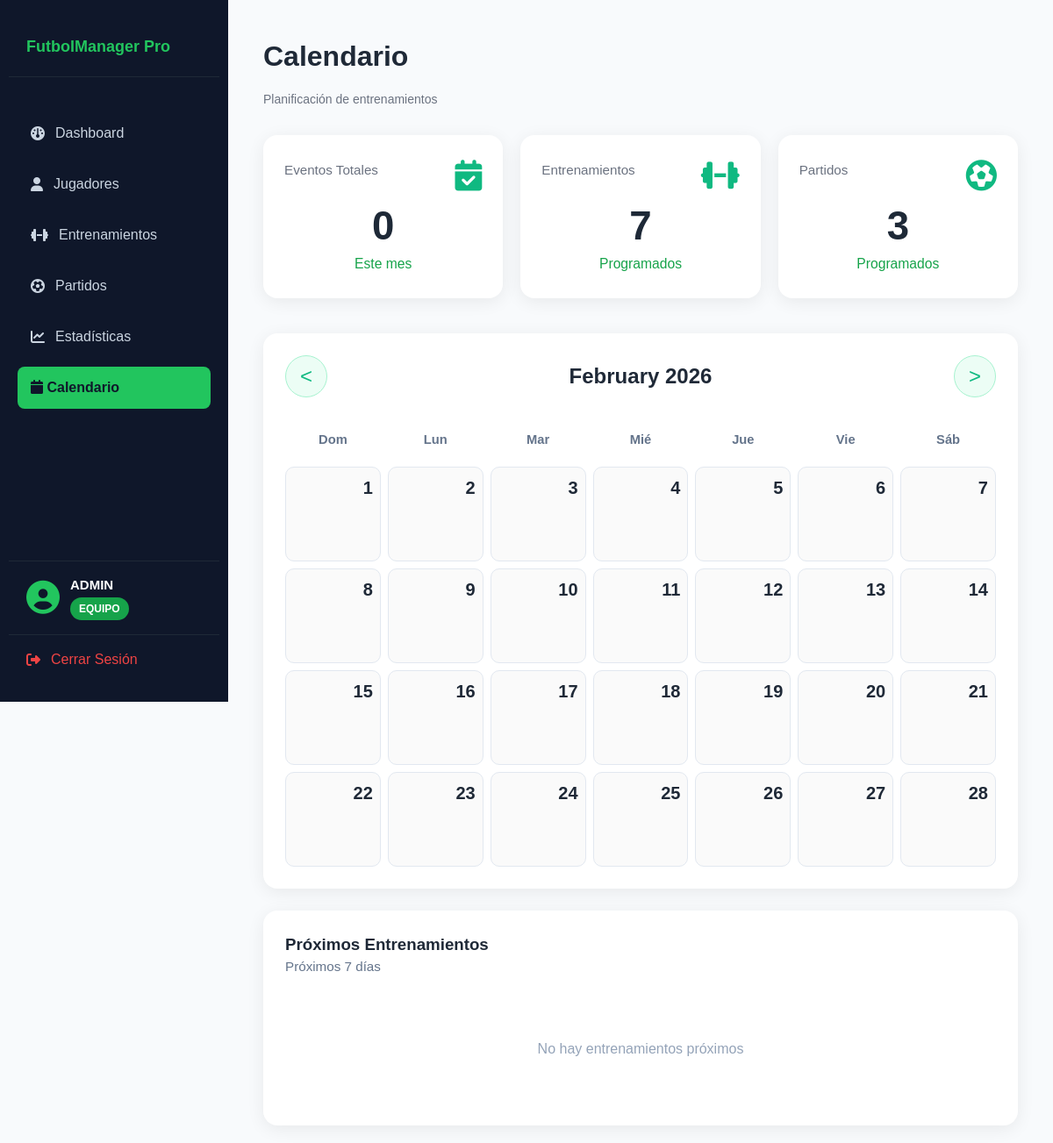
Before: /equipo/menu.php?pagina=calendario&mes=2&anio=2026 (signed in) with the older database file.
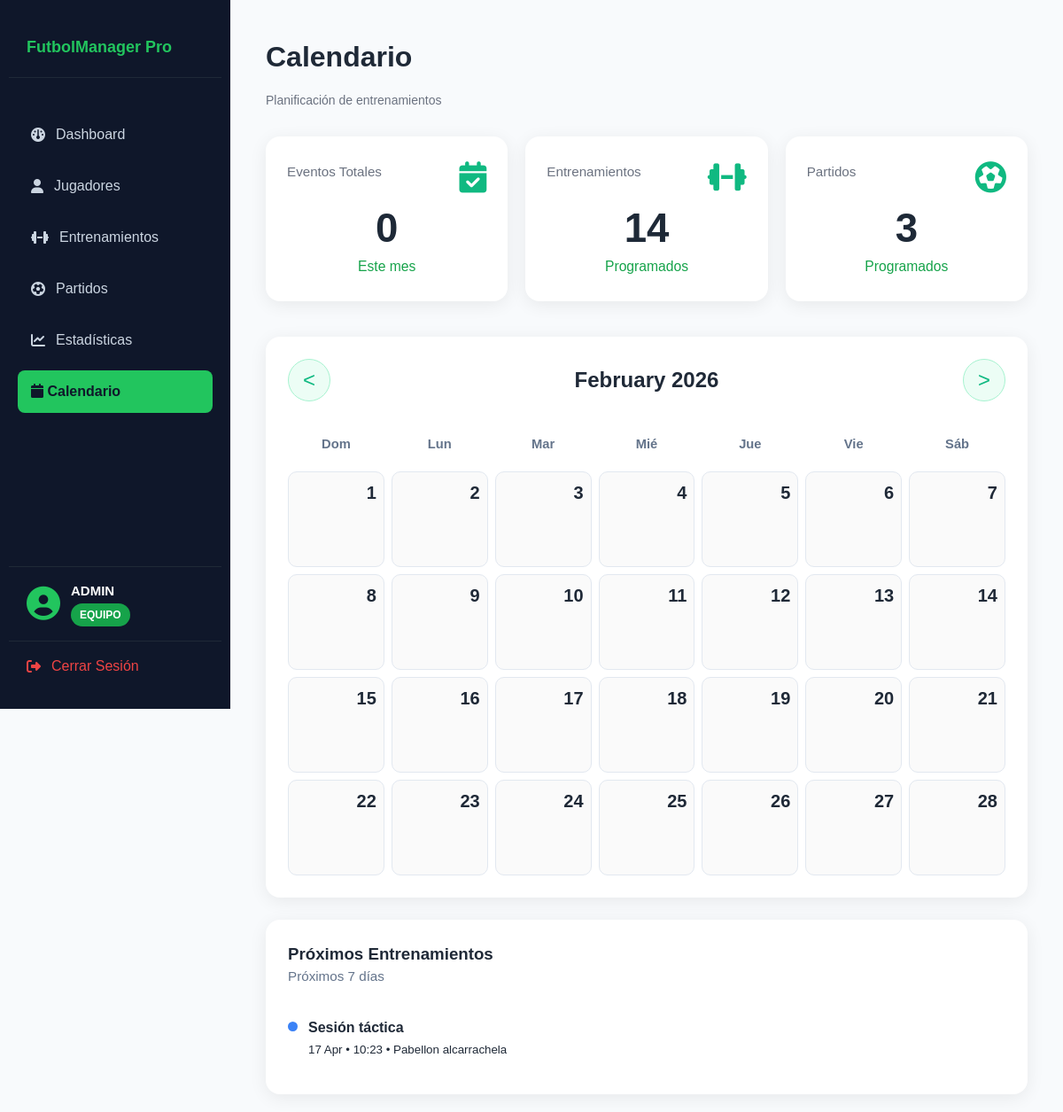
After: the same page with the newer database file.
### tables this page shows
CREATE TABLE `entrenamientos` (
  `id` int(11) NOT NULL,
  `club_id` int(11) NOT NULL,
  `titulo` enum('Sesión táctica','Sesión técnica','Sesión pre-partido','Sesión de físico') NOT NULL,
  `descripcion` text DEFAULT NULL,
  `fecha` date NOT NULL,
  `hora` time NOT NULL,
  `duracion` int(11) NOT NULL,
  `num_asistentes` int(11) DEFAULT 0,
  `lugar` varchar(100) DEFAULT NULL,
  `equipo_id` int(11) DEFAULT NULL
);

### equipo/jugadores.php (the view, shortened to what this page needs)
<!DOCTYPE html>
<html lang="es">
<head>
    <link rel="stylesheet" href="https://cdnjs.cloudflare.com/ajax/libs/font-awesome/6.5.0/css/all.min.css">
</head>
<body>
</body>
</html>

### equipo/menu.php (shortened to what this page needs)
<?php
$paginaActual = $_SESSION['paginaActual'] ?? 'dashboard';
if (isset($_GET['pagina'])) {
    $paginaActual = $_GET['pagina'];
}
$user = $_SESSION['user'];
$role = 'Equipo';
$nombre = htmlspecialchars($user['nombre']);
?>
<!DOCTYPE html>
<html lang="es">
<head>
    <link rel="stylesheet" href="../assets/css/style.css">
    <link rel="stylesheet" href="https://cdnjs.cloudflare.com/ajax/libs/font-awesome/6.5.0/css/all.min.css">
</head>
<body>
<div class="sidebar">
    <div class="logo">
        FutbolManager Pro
    </div>
    <div class="menu">
        <a class="page <?= $paginaActual === 'dashboard' ? 'active' : '' ?>" onclick="mostrarPagina('dashboard')">
            <i class="fa-solid fa-gauge"></i> Dashboard
        </a>
        <a class="page <?= $paginaActual === 'jugadores' ? 'active' : '' ?>" onclick="mostrarPagina('jugadores')">
            <i class="fa-solid fa-user"></i> Jugadores
        </a>
        <a class="page <?= $paginaActual === 'entrenamientos' ? 'active' : '' ?>" onclick="mostrarPagina('entrenamientos')">
            <i class="fa-solid fa-dumbbell"></i> Entrenamientos
        </a>
        <a class="page <?= $paginaActual === 'partidos' ? 'active' : '' ?>" onclick="mostrarPagina('partidos')">
            <i class="fa-solid fa-futbol"></i> Partidos
        </a>
        <a class="page <?= $paginaActual === 'estadisticas' ? 'active' : '' ?>" onclick="mostrarPagina('estadisticas')">
            <i class="fa-solid fa-chart-line"></i> Estadísticas
        </a>
        <a class="page <?= $paginaActual === 'calendario' ? 'active' : '' ?>" onclick="mostrarPagina('calendario')">
            <i class="fa-solid fa-calendar"></i> Calendario
        </a>
    </div>
    <div class="user-box">
        <i class="fa-solid fa-circle-user"></i>
        <div class="user-info">
            <strong><?= strtoupper($nombre) ?></strong>
            <div class="role"><?= strtoupper($role) ?></div>
        </div>
    </div>
    <a href="../logout.php" class="logout">
        <i class="fa-solid fa-right-from-bracket"></i> Cerrar Sesión
    </a>
</div>
    <div class="main">
            <?php include 'jugadores.php' ?>
            <?php include 'partidos.php' ?>
        <div id="calendario" class="page <?= $paginaActual === 'calendario' ? 'active' : '' ?>">
            <?php include 'calendario.php' ?>
        </div>
            <?php include 'estadisticas.php' ?>
    </div>
</body>
</html>

### equipo/calendario.php (shortened to what this page needs)
<?php
require_once "../config/conexion.php";
$club_id = $_SESSION['club_id'] ?? 0;
$mes  = isset($_GET['mes'])  ? (int)$_GET['mes']  : date('n');
$anio = isset($_GET['anio']) ? (int)$_GET['anio'] : date('Y');
$sqlEventos = "SELECT COUNT(*) FROM entrenamientos
               WHERE club_id = :club_id
                 AND YEAR(fecha) = :anio
                 AND MONTH(fecha) = :mes";
$stmt = $pdo->prepare($sqlEventos);
$stmt->execute(['club_id' => $club_id, 'anio' => $anio, 'mes' => $mes]);
$totalEventos = $stmt->fetchColumn();
$sqlEntrenamientos = "SELECT COUNT(*) FROM entrenamientos WHERE club_id = :club_id";
$stmt = $pdo->prepare($sqlEntrenamientos);
$stmt->execute(['club_id' => $club_id]);
$totalEntrenamientos = $stmt->fetchColumn();
$fechaInicio = date('Y-m-d');
$fechaFin    = date('Y-m-d', strtotime('+7 days'));
$sqlProximos = "
    SELECT titulo as evento, fecha, hora, lugar
    FROM entrenamientos
    WHERE club_id = :club_id
      AND fecha BETWEEN :inicio AND :fin
    ORDER BY fecha ASC, hora ASC
    LIMIT 6";
$stmt = $pdo->prepare($sqlProximos);
$stmt->execute([
    'club_id' => $club_id,
    'inicio'  => $fechaInicio,
    'fin'     => $fechaFin
]);
$proximosEventos = $stmt->fetchAll(PDO::FETCH_ASSOC);
$primerDia = mktime(0, 0, 0, $mes, 1, $anio);
$diasEnMes = date('t', $primerDia);
$sqlEventosMes = "
    SELECT fecha, titulo, hora, lugar
    FROM entrenamientos
    WHERE club_id = :club_id
      AND YEAR(fecha) = :anio
      AND MONTH(fecha) = :mes
    ORDER BY fecha, hora";
$stmt = $pdo->prepare($sqlEventosMes);
$stmt->execute(['club_id' => $club_id, 'anio' => $anio, 'mes' => $mes]);
$eventosDelMes = $stmt->fetchAll(PDO::FETCH_GROUP);
?>
<div class="calendario-contenedor">
    <h1>Calendario</h1>
    <p class="subtitle">Planificación de entrenamientos</p>
    <div class="stats-grid-full">
        <div class="stat-card">
            <div class="card-top">
                <span class="card-title">Eventos Totales</span>
                <i class="fa-solid fa-calendar-check"></i>
            </div>
            <div class="card-number"><?= $totalEventos ?></div>
            <div class="card-subtitle">Este mes</div>
        </div>
        <div class="stat-card">
            <div class="card-top">
                <span class="card-title">Entrenamientos</span>
                <i class="fa-solid fa-dumbbell"></i>
            </div>
            <div class="card-number"><?= $totalEntrenamientos ?></div>
            <div class="card-subtitle">Programados</div>
        </div>
        <div class="stat-card">
            <div class="card-top">
                <span class="card-title">Partidos</span>
                <i class="fa-solid fa-futbol"></i>
            </div>
            <div class="card-number">3</div>
            <div class="card-subtitle">Programados</div>
        </div>
    </div>
    <div class="calendar-main">
        <div class="calendar-box">
            <div class="calendar-header">
                <?php
                $mesAnterior = $mes - 1;
                $anioAnterior = $anio;
                $mesSiguiente = $mes + 1;
                $anioSiguiente = $anio;
                ?>
                <a href="menu.php?pagina=calendario&mes=<?= $mesAnterior ?>&anio=<?= $anioAnterior ?>"
                   class="btn-nav">&lt;</a>
                <h2><?= date("F Y", $primerDia) ?></h2>
                <a href="menu.php?pagina=calendario&mes=<?= $mesSiguiente ?>&anio=<?= $anioSiguiente ?>"
                   class="btn-nav">&gt;</a>
            </div>
            <div class="calendar-grid">
                <div class="day-name">Dom</div>
                <div class="day-name">Lun</div>
                <div class="day-name">Mar</div>
                <div class="day-name">Mié</div>
                <div class="day-name">Jue</div>
                <div class="day-name">Vie</div>
                <div class="day-name">Sáb</div>
                <?php
                for ($dia = 1; $dia <= $diasEnMes; $dia++) {
                    $fechaActual = sprintf("%04d-%02d-%02d", $anio, $mes, $dia);
                    $claseEvento = isset($eventosDelMes[$fechaActual]) ? 'has-event' : '';
                    echo "<div class='day $claseEvento' data-fecha='$fechaActual'>";
                    echo "<div class='day-number'>$dia</div>";
                    echo "</div>";
                }
                ?>
            </div>
        </div>
        <div class="next-events-box">
            <h3>Próximos Entrenamientos</h3>
            <p class="next-subtitle">Próximos 7 días</p>
            <?php if (empty($proximosEventos)): ?>
            <p class="no-events">No hay entrenamientos próximos</p>
            <?php else: ?>
            <?php foreach ($proximosEventos as $ev):
                    $hora = substr($ev['hora'] ?? '00:00', 0, 5);
                ?>
            <div class="event-item">
                <div class="event-dot"></div>
                <div>
                    <strong><?= htmlspecialchars($ev['evento']) ?></strong><br>
                    <small>
                        <?= date("d M", strtotime($ev['fecha'])) ?> • <?= $hora ?>
                        <?= $ev['lugar'] ? ' • ' . htmlspecialchars($ev['lugar']) : '' ?>
                    </small>
                </div>
            </div>
            <?php endforeach; ?>
            <?php endif; ?>
        </div>
    </div>
</div>

### equipo/estadisticas.php (shortened to what this page needs)
<!DOCTYPE html>
<html lang="es">
<head>
    <link href="https://cdnjs.cloudflare.com/ajax/libs/font-awesome/6.5.0/css/all.min.css" rel="stylesheet">
</head>
<body>
</body>
</html>

### assets/css/style.css (style rules this page uses)
* { margin: 0; padding: 0; box-sizing: border-box; }
.subtitle { color: #94a3b8; margin-bottom: 30px; font-size: 1.1rem; }
* { box-sizing: border-box; margin: 0; padding: 0; font-family: Arial, Helvetica, sans-serif }
body { display: flex; height: 100vh; background: #f4f6f8 }
.sidebar { width: 240px; background: #111827; color: white; display: flex; flex-direction: column; padding: 20px 10px; position: fixed; top: 0; left: 0; height: 100vh; }
.logo { font-size: 20px; font-weight: bold; margin-bottom: 30px; color: #22c55e; }
.menu a { display: block; color: #d1d5db; text-decoration: none; padding: 12px 10px; border-radius: 6px; margin-bottom: 5px; cursor: pointer; }
.menu a.active { background: #22c55e; color: white; }
.main { flex: 1; padding: 30px; margin-left: 240px; }
.page.active { display: block; }
h1 { margin-bottom: 15px; }
.page { display: none; }

### equipo/menu.php (style rules this page uses)
body { margin: 0; font-family: Arial, sans-serif; background: #f4f6f9; display: flex; }
.sidebar { width: 260px; height: 100vh; background: #0f172a; color: white; position: fixed; left: 0; top: 0; display: flex; flex-direction: column; }
.logo { font-size: 18px; font-weight: bold; padding: 20px; color: #22c55e; border-bottom: 1px solid #1f2937; }
.menu { display: flex; flex-direction: column; padding: 10px; gap: 5px; flex: 1; }
.menu a { text-decoration: none; color: #cbd5e1; padding: 12px 15px; border-radius: 8px; display: flex; align-items: center; gap: 12px; cursor: pointer; transition: 0.2s; }
.menu a.active { background: #22c55e; color: #0f172a; font-weight: bold; }
.user-box { margin-top: auto; padding: 16px 20px; border-top: 1px solid #1f2937; display: flex; align-items: center; gap: 12px; }
.user-box i { font-size: 38px; color: #22c55e; flex-shrink: 0; }
.user-info { flex: 1; }
.user-info strong { display: block; font-size: 15px; margin-bottom: 3px; }
.role { display: inline-block; padding: 4px 10px; border-radius: 20px; font-size: 12px; background: #16a34a; font-weight: 600; }
.logout { padding: 16px 20px; color: #ef4444 !important; text-decoration: none; display: flex; align-items: center; gap: 12px; border-top: 1px solid #1f2937; transition: 0.2s; }
.main { margin-left: 260px; padding: 20px; width: calc(100% - 260px); }
.page { display: none; }
.page.active { display: block; }

### equipo/jugadores.php (style rules this page uses)
body { font-family: 'Inter', sans-serif; background: #f5f7fb; margin: 0; padding: 0; color: #374151; }

### equipo/estadisticas.php (style rules this page uses)
* { margin: 0; padding: 0; box-sizing: border-box; }
body { font-family: 'Segoe UI', Tahoma, Geneva, Verdana, sans-serif; background-color: #f8fafc; margin: 0; padding: 0; color: #1f2937; line-height: 1.5; }
h2 { margin: 0; font-size: 24px; }
.subtitle { color: #6b7280; font-size: 14px; margin-bottom: 30px; }
.card-title { font-size: 0.95rem; color: #6b7280; margin-bottom: 10px; }

Changed rows visible on the page:
added entrenamientos: titulo "Sesión táctica", fecha "17 Apr", hora "10:23", lugar "Pabellon alcarrachela"
Other visible differences:
$totalEntrenamientos: "7" → "14"
text no longer shown: "No hay entrenamientos próximos"
